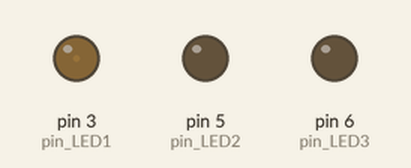
The sketch below on a simulated Arduino Uno, built with avr-gcc and run on an emulated ATmega328P. On the bench: output pins drawn as LEDs (lit = HIGH).

Above: at 0.15 s.
At 7.65 s:
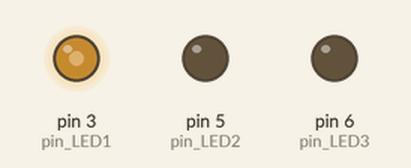
At 13.41 s:
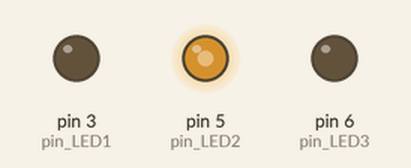
At 19.42 s:
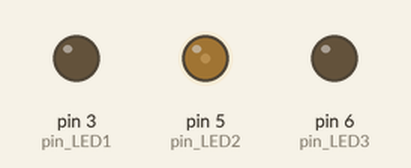
At 29.38 s:
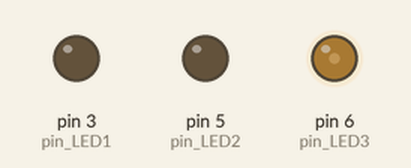
At 39.59 s:
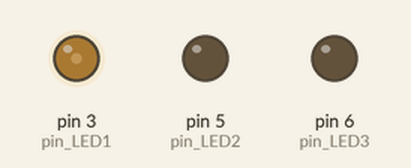
Timing chart, 0 to 40.0 s (numbered marks = the images above):
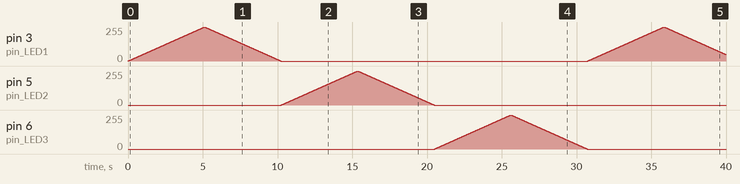

The sketch:

app.ino
```cpp
int pin_LED1 = 3;
int pin_LED2 = 5;
int pin_LED3 = 6;

void setup(){
    pinMode(pin_LED1, OUTPUT);
    pinMode(pin_LED2, OUTPUT);
    pinMode(pin_LED3, OUTPUT);

}

void loop(){
    for(int i =0; i<= 255; i++){
        analogWrite(pin_LED1,i); //i->255
        delay(20);
    }
    for(int i=255; i>=0; i--){
        analogWrite(pin_LED1, i); //255->0
        delay(20);
    }
    for(int i =0; i<= 255; i++){
        analogWrite(pin_LED2,i); //i->255
        delay(20);
    }
    for(int i=255; i>=0; i--){
        analogWrite(pin_LED2, i); //255->0
        delay(20);
    }
    for(int i =0; i<= 255; i++){
        analogWrite(pin_LED3,i); //i->255
        delay(20);
    }
    for(int i=255; i>=0; i--){
        analogWrite(pin_LED3, i); //255->0
        delay(20);
    }


}
```

Measured:
- by itself, pin 5 (pin_LED2), pin 6 (pin_LED3): rises from 0/255 to 255/255 in 5.1 s, then falls to 0/255 in 5.1 s
